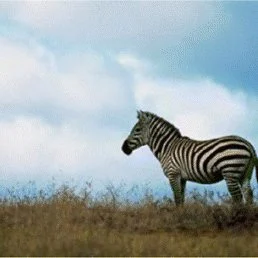
#> input picture test img 1.webp, 258 x 258 px
$ python eval_summary.py
#> lines starting #> are read from the running program, lines starting #| are printed output that depends on the picture
#> further down, img is the input picture: PIL image 258x258 RGB; mean R, G, B 155.6, 166.3, 167.7
### utils/ela_processor.py
"""
utils/ela_processor.py — ELA + Heatmap + Scoring Engine
=========================================================
All image forgery detection helper functions used by both app.py (Phase 1 heuristics)
and the U-Net inference path (Phase 2 heatmap blending).

Functions
---------
calculate_ela()         — Pillow-based Error Level Analysis
get_heatmap_overlay()   — OpenCV JET colormap blend over original image
generate_forgery_score() — Rule-based 0-100 score + label
get_ela_stats()         — Extended ELA statistical metrics dict
"""

import io
import cv2
import numpy as np
from PIL import Image, ImageChops, ImageEnhance, ImageFilter
from typing import Tuple


# ─── Constants ────────────────────────────────────────────────────────────────

# Thresholds for ELA-based score → label mapping
SCORE_AUTHENTIC  = 20   # 0–20   → Authentic
SCORE_SUSPICIOUS = 50   # 21–50  → Suspicious
                         # 51–100 → Spliced


# ─── Core ELA ─────────────────────────────────────────────────────────────────

def calculate_ela(
    image: Image.Image,
    quality: int   = 90,
    amplify: float = 20.0,
) -> Image.Image:
    """
    Perform Error Level Analysis (ELA) on a PIL Image.

    ELA identifies regions where the JPEG compression error level deviates
    significantly from surrounding areas. In a spliced image, the inserted
    patch was typically saved independently at a different quality level;
    when the composite image is re-saved, the patched region shows a higher
    (or different) residual error than the authentic background.

    Process
    -------
    1. Re-compress the image at ``quality`` as JPEG into an in-memory buffer.
    2. Compute pixel-wise absolute difference: |original − recompressed|.
    3. Amplify the difference by ``amplify`` and clip to [0, 255].
    4. Return as an RGB PIL Image.

    Parameters
    ----------
    image   : PIL Image — input image (any mode; internally converted to RGB)
    quality : int       — JPEG recompression quality  (default 90)
    amplify : float     — difference amplification factor (default 20)

    Returns
    -------
    ela_pil : PIL Image (RGB) — amplified ELA difference image
    """
#> called with quality = 90, amplify = 20
    # Normalise to RGB so we always get 3 channels
    rgb = image.convert("RGB")

    # Re-save to an in-memory buffer at the target quality
    buf = io.BytesIO()
    rgb.save(buf, format="JPEG", quality=quality)
    buf.seek(0)
    recompressed = Image.open(buf).convert("RGB")

    # Pixel-wise absolute difference
    ela_pil = ImageChops.difference(rgb, recompressed)

    # Amplify so subtle differences become visible
    orig_arr   = np.array(rgb,          dtype=np.float32)
    recomp_arr = np.array(recompressed, dtype=np.float32)
    diff_arr   = np.abs(orig_arr - recomp_arr) * amplify
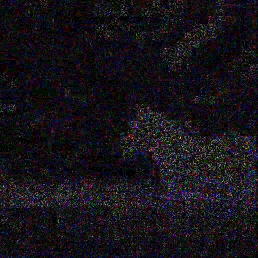
#> diff_arr: shape (258, 258, 3) float32; mean R, G, B 28, 24.4, 31; drawn with min black and max white
    diff_arr   = np.clip(diff_arr, 0, 255).astype(np.uint8)
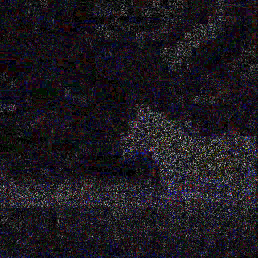
#> diff_arr: shape (258, 258, 3); mean R, G, B 28, 24.4, 31

    ela_pil = Image.fromarray(diff_arr, mode="RGB")

    # Light sharpening to accentuate region boundaries
    ela_pil = ela_pil.filter(ImageFilter.UnsharpMask(radius=2, percent=150, threshold=2))
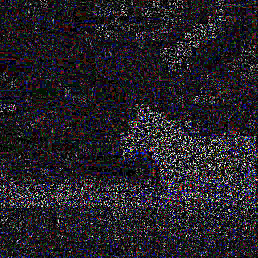
#> ela_pil: PIL image 258x258 RGB; mean R, G, B 37.3, 33.5, 40.6

    return ela_pil


def get_ela_stats(ela_image: Image.Image) -> dict:
    """
    Compute a comprehensive set of statistics from an ELA image.

    Parameters
    ----------
    ela_image : PIL Image (RGB) — output of calculate_ela()

    Returns
    -------
    dict with keys: mean, max, std, variance, p95, p99, high_pct
    """
    arr  = np.array(ela_image, dtype=np.float32)
    gray = arr.mean(axis=2)          # convert to single-channel luminance
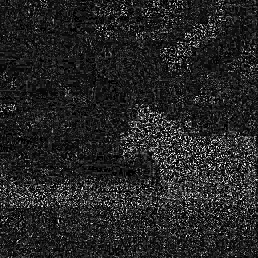
#> gray: shape (258, 258) float32; min 0, max 255, mean 37.1

    high_thresh = 15.0               # raw-pixel threshold for "high" ELA
    return {
        "mean":     float(gray.mean()),
        "max":      float(gray.max()),
        "std":      float(gray.std()),
        "variance": float(np.var(gray)),
        "p95":      float(np.percentile(gray, 95)),
        "p99":      float(np.percentile(gray, 99)),
        "high_pct": float((gray > high_thresh).mean() * 100),
    }


# ─── Heatmap ──────────────────────────────────────────────────────────────────

# [98 lines left out: functions get_heatmap_overlay, enhance_unet_mask, get_ela_heatmap, not called in this run]


# ─── Scoring ──────────────────────────────────────────────────────────────────

def generate_forgery_score(ela_image: Image.Image) -> Tuple[int, str]:
    """
    Produce a heuristic forgery score (0–100) and a label string.

    Scoring components (transparent heuristics):
      • 60 % weight — variance of the ELA luminance (higher = more suspicious)
      • 20 % weight — 99th-percentile ELA spike
      • 20 % weight — percentage of pixels with high ELA difference

    Classification thresholds (prototype / demo only):
      0–20   → "Authentic"
      21–50  → "Suspicious"
      51–100 → "Spliced"

    Parameters
    ----------
    ela_image : PIL Image — output of calculate_ela()

    Returns
    -------
    (score: int, label: str)
    """
    stats = get_ela_stats(ela_image)
#> stats = {'mean': 37.15, 'max': 255, 'std': 39.77, 'variance': 1581.4, 'p95': 119.3, 'p99': 200.3, 'high_pct': 67.32}

    # --- Component A: Variance contribution (0–60 pts) ---
    # Variance normalised to [0,1] using empirical upper bound of 1500
    var_norm  = min(stats["variance"] / 1500.0, 1.0)
#> var_norm = 1
    score_var = int(var_norm * 60)
#> score_var = 60

    # --- Component B: 99th-percentile spike (0–20 pts) ---
    # p99 normalised to empirical upper bound of 80
    p99_norm  = min(stats["p99"] / 80.0, 1.0)
#> p99_norm = 1
    score_p99 = int(p99_norm * 20)
#> score_p99 = 20

    # --- Component C: High-diff pixel percentage (0–20 pts) ---
    # high_pct normalised to upper bound of 30%
    pct_norm  = min(stats["high_pct"] / 30.0, 1.0)
#> pct_norm = 1
    score_pct = int(pct_norm * 20)
#> score_pct = 20

    total = min(score_var + score_p99 + score_pct, 100)
#> total = 100

    if total <= SCORE_AUTHENTIC:
        label = "Authentic"
    elif total <= SCORE_SUSPICIOUS:
        label = "Suspicious"
    else:
        label = "Spliced"

    return total, label

### eval_summary.py
from PIL import Image
from utils.ela_processor import calculate_ela, get_ela_stats, generate_forgery_score

tests = [
    ('test img 1.webp', 'User Test 1 (Zebra donor)'),
    ('test img2.webp', 'User Test 2 (3-panel splicing figure)'),
    ('samples/eval_results/panel_a_authentic.png', 'Panel A (Authentic landscape)'),
    ('samples/eval_results/panel_c_spliced.png', 'Panel C (Spliced composite)'),
    ('samples/eval_results/synthetic_spliced.jpg', 'Altered Image (Zebra spliced onto landscape)'),
]

for path, desc in tests:
    img = Image.open(path).convert('RGB')
    ela = calculate_ela(img, quality=90, amplify=20.0)
    score, label = generate_forgery_score(ela)
#> score = 100; label = 'Spliced'
    stats = get_ela_stats(ela)
    print(f"[{label.upper():10s}] {score:3d}%  |  Mean: {stats['mean']:5.2f}  |  Var: {stats['variance']:7.1f}  |  {desc}")
#| [SPLICED   ] 100%  |  Mean: 37.15  |  Var:  1581.4  |  User Test 1 (Zebra donor)
#> pass 2 of the loop `for path, desc in tests:`:
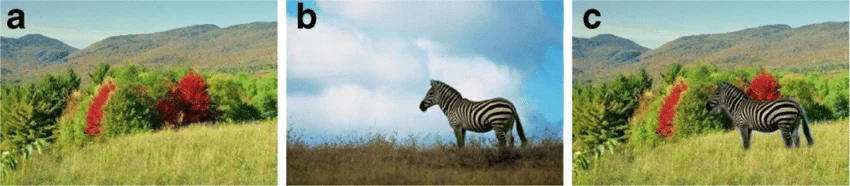
#> input picture test img2.webp, 850 x 186 px
#> img is the input picture: PIL image 850x186 RGB; mean R, G, B 143.2, 154.6, 122.6
#> recompressed: PIL image 850x186 RGB
#> orig_arr: shape (186, 850, 3) float32
#> recomp_arr: shape (186, 850, 3) float32
#> in calculate_ela (call 2), `ela_pil = ela_pil.filter(ImageFilter.UnsharpMask(radius=2, percent=150..`:
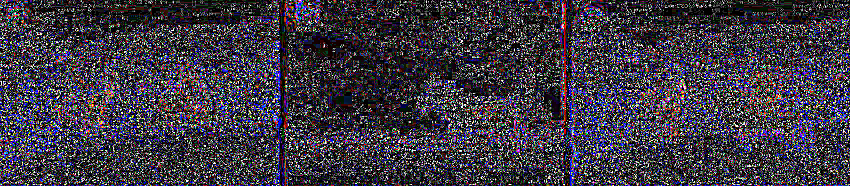
#> ela_pil: PIL image 850x186 RGB; mean R, G, B 61.9, 57, 68.8
#> arr: shape (186, 850, 3) float32
#> in get_ela_stats (call 3), `gray = arr.mean(axis=2)`:
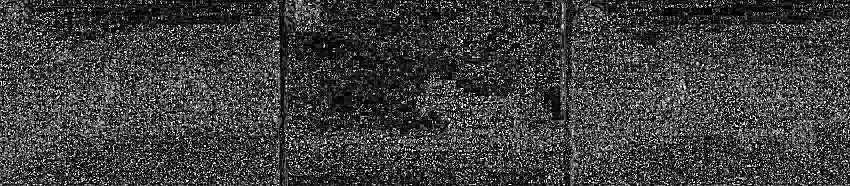
#> gray: shape (186, 850) float32; min 0, max 255, mean 62.6
#> `stats = get_ela_stats(ela)`: stats = {'mean': 62.57, 'max': 255, 'std': 61.09, 'variance': 3732.4, 'p95': 193.3, 'p99': 253, 'high_pct': 74.21}
#| [SPLICED   ] 100%  |  Mean: 62.57  |  Var:  3732.4  |  User Test 2 (3-panel splicing figure)
#> pass 3 of the loop `for path, desc in tests:`:
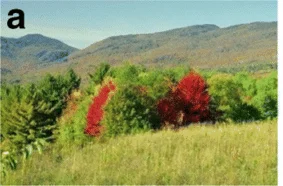
#> input picture samples/eval_results/panel_a_authentic.png, 283 x 186 px
#> img is the input picture: PIL image 283x186 RGB; mean R, G, B 141.5, 149.3, 98.2
#> recompressed: PIL image 283x186 RGB
#> orig_arr: shape (186, 283, 3) float32
#> recomp_arr: shape (186, 283, 3) float32
#> in calculate_ela (call 3), `ela_pil = ela_pil.filter(ImageFilter.UnsharpMask(radius=2, percent=150..`:
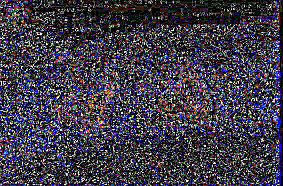
#> ela_pil: PIL image 283x186 RGB; mean R, G, B 64.6, 60.4, 73.9
#> arr: shape (186, 283, 3) float32
#> in get_ela_stats (call 5), `gray = arr.mean(axis=2)`:
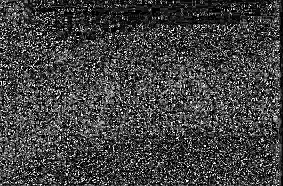
#> gray: shape (186, 283) float32; min 0, max 255, mean 66.3
#> `stats = get_ela_stats(ela)`: stats = {'mean': 66.29, 'max': 255, 'std': 62.18, 'variance': 3866.8, 'p95': 197.7, 'p99': 255, 'high_pct': 75.83}
#| [SPLICED   ] 100%  |  Mean: 66.29  |  Var:  3866.8  |  Panel A (Authentic landscape)
#> the loop made 5 passes; the first 3 are shown
